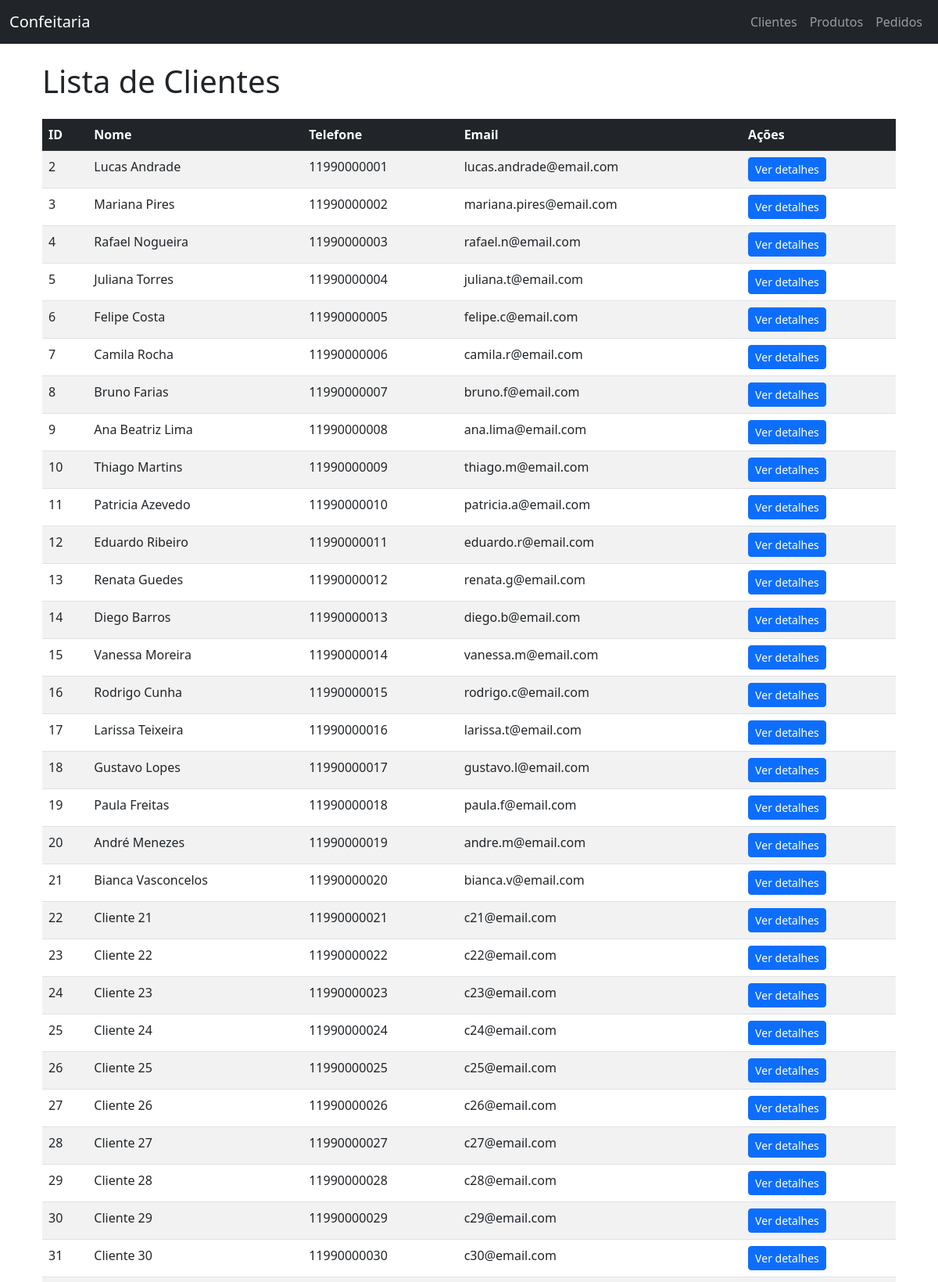
/clientes/ (upper part), run on the app's committed database.
### clientes/models.py (models this page shows, shortened)
class Cliente(models.Model):
    nome = models.CharField(max_length=100)
    cpf = models.CharField(max_length=11, unique=True, blank=True, null=True)
    telefone = models.CharField(max_length=20)
    email = models.EmailField(unique=True)

### clientes/views.py (the view)
# urls.py: path('', ClienteListView.as_view(), name="lista_clientes"),
class ClienteListView(ListView):
    model = Cliente
    template_name = 'clientes/lista_clientes.html'
    context_object_name = 'clientes'

### templates/clientes/lista_clientes.html
{% extends "base.html" %}
{% block content %}
<div class="container mt-4">
    <h1 class="mb-4">Lista de Clientes</h1>
    <table class="table table-striped table-hover">
        <thead class="table-dark">
            <tr>
                <th>ID</th>
                <th>Nome</th>
                <th>Telefone</th>
                <th>Email</th>
                <th>Ações</th>
            </tr>
        </thead>
        <tbody>
            {% for cliente in clientes %}
            <tr>
                <td>{{ cliente.id }}</td>
                <td>{{ cliente.nome }}</td>
                <td>{{ cliente.telefone }}</td>
                <td>{{ cliente.email }}</td>
                <td>
                    <a href="{% url 'detalhe_clientes' cliente.id %}" class="btn btn-sm btn-primary">
                        Ver detalhes
                    </a>
                </td>
            </tr>
            {% empty %}
            <tr>
                <td colspan="5" class="text-center">Nenhum cliente encontrado.</td>
            </tr>
            {% endfor %}
        </tbody>
    </table>
</div>
{% endblock %}

### templates/base.html (shortened to what this page needs)
<!DOCTYPE html>
<html lang="pt-br">
<head>
    <link href="https://cdn.jsdelivr.net/npm/bootstrap@5.3.0/dist/css/bootstrap.min.css" rel="stylesheet">
</head>
<body>
    <nav class="navbar navbar-expand-lg navbar-dark bg-dark">
        <div class="container-fluid">
            <a class="navbar-brand" href="{% url 'home' %}">Confeitaria</a>
            <div class="collapse navbar-collapse" id="navbarNav">
                <ul class="navbar-nav ms-auto">
                    <li class="nav-item">
                        <a class="nav-link" href="{% url 'lista_clientes' %}">Clientes</a>
                    </li>
                    <li class="nav-item">
                        <a class="nav-link" href="{% url 'lista_produtos' %}">Produtos</a>
                    </li>
                    <li class="nav-item">
                        <a class="nav-link" href="{% url 'lista_pedidos' %}">Pedidos</a>
                    </li>
                </ul>
            </div>
        </div>
    </nav>
    <main class="container mt-4">
        {% block content %}
        {% endblock %}
    </main>
</body>
</html>

### data on the page
Cliente: id "2", nome "Lucas Andrade", telefone "11990000001", email "lucas.andrade@email.com"
Cliente: id "3", nome "Mariana Pires", telefone "11990000002", email "mariana.pires@email.com"
Cliente: id "4", nome "Rafael Nogueira", telefone "11990000003", email "rafael.n@email.com"
Cliente: id "5", nome "Juliana Torres", telefone "11990000004", email "juliana.t@email.com"
Cliente: id "6", nome "Felipe Costa", telefone "11990000005", email "felipe.c@email.com"
Cliente: id "7", nome "Camila Rocha", telefone "11990000006", email "camila.r@email.com"
Cliente: id "8", nome "Bruno Farias", telefone "11990000007", email "bruno.f@email.com"
Cliente: id "9", nome "Ana Beatriz Lima", telefone "11990000008", email "ana.lima@email.com"
Cliente: id "10", nome "Thiago Martins", telefone "11990000009", email "thiago.m@email.com"
Cliente: id "11", nome "Patricia Azevedo", telefone "11990000010", email "patricia.a@email.com"
Cliente: id "12", nome "Eduardo Ribeiro", telefone "11990000011", email "eduardo.r@email.com"
Cliente: id "13", nome "Renata Guedes", telefone "11990000012", email "renata.g@email.com"
Cliente: id "14", nome "Diego Barros", telefone "11990000013", email "diego.b@email.com"
Cliente: id "15", nome "Vanessa Moreira", telefone "11990000014", email "vanessa.m@email.com"
Cliente: id "16", nome "Rodrigo Cunha", telefone "11990000015", email "rodrigo.c@email.com"
Cliente: id "17", nome "Larissa Teixeira", telefone "11990000016", email "larissa.t@email.com"
Cliente: id "18", nome "Gustavo Lopes", telefone "11990000017", email "gustavo.l@email.com"
Cliente: id "19", nome "Paula Freitas", telefone "11990000018", email "paula.f@email.com"
Cliente: id "20", nome "André Menezes", telefone "11990000019", email "andre.m@email.com"
Cliente: id "21", nome "Bianca Vasconcelos", telefone "11990000020", email "bianca.v@email.com"
Cliente: id "22", nome "Cliente 21", telefone "11990000021", email "c21@email.com"
Cliente: id "23", nome "Cliente 22", telefone "11990000022", email "c22@email.com"
Cliente: id "24", nome "Cliente 23", telefone "11990000023", email "c23@email.com"
Cliente: id "25", nome "Cliente 24", telefone "11990000024", email "c24@email.com"
Cliente: id "26", nome "Cliente 25", telefone "11990000025", email "c25@email.com"
Cliente: id "27", nome "Cliente 26", telefone "11990000026", email "c26@email.com"
Cliente: id "28", nome "Cliente 27", telefone "11990000027", email "c27@email.com"
Cliente: id "29", nome "Cliente 28", telefone "11990000028", email "c28@email.com"
Cliente: id "30", nome "Cliente 29", telefone "11990000029", email "c29@email.com"
Cliente: id "31", nome "Cliente 30", telefone "11990000030", email "c30@email.com"
